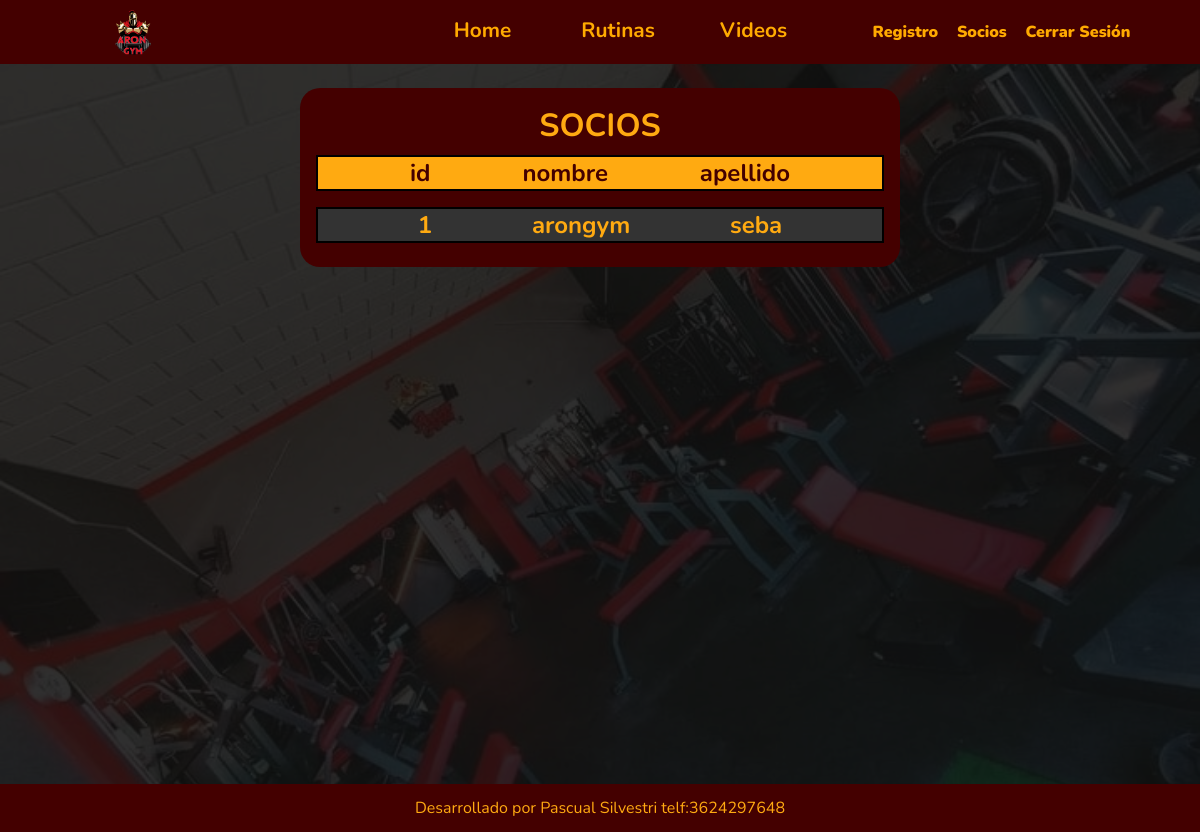
The app's page /Usuario/ (signed in), older data.
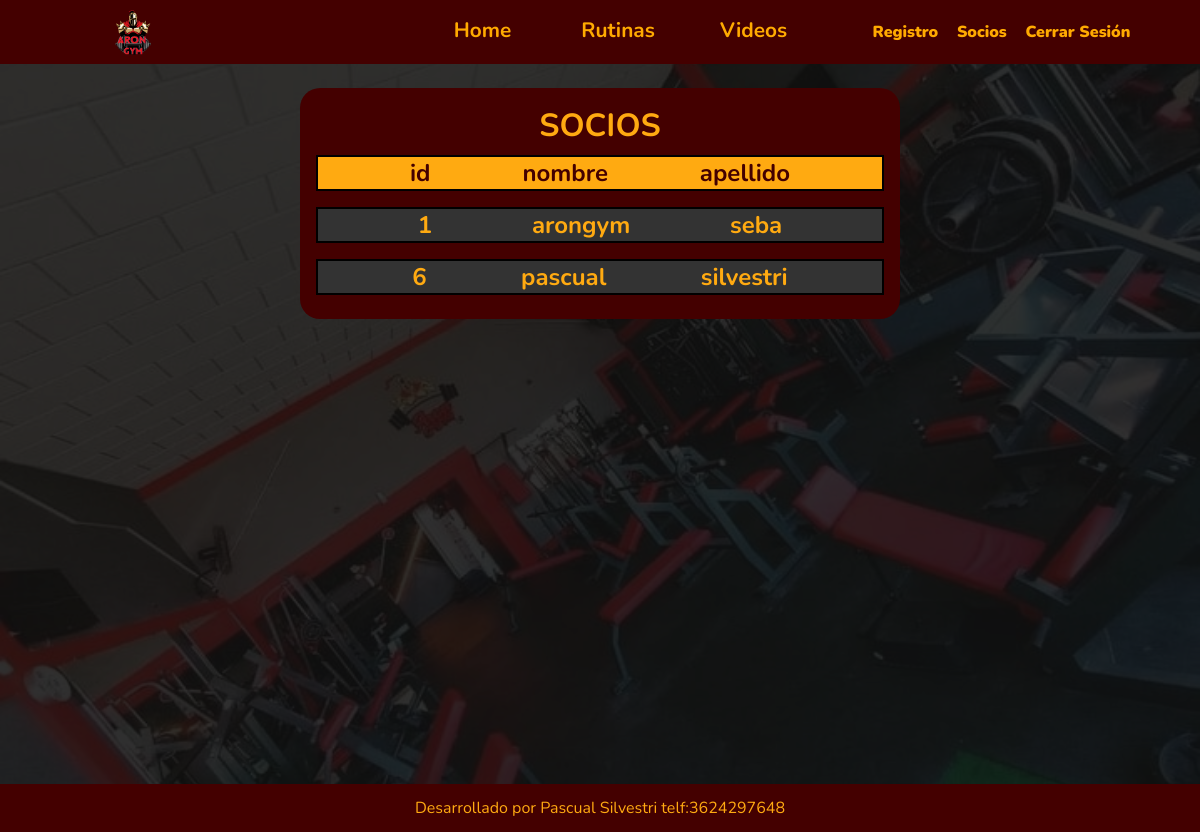
The same page, newer data.
### apps/usuarios/models.py (models this page shows)
class Usuario(AbstractUser):
    pass

### apps/usuarios/views.py (the view)
# urls.py: path('', views.usuario, name = 'usuarios'),
def usuario(request):
    usuario = Usuario.objects.all()
    context = {'usuario':usuario}
    return render(request,'usuarios/usuarios.html',context)

### templates/usuarios/usuarios.html (shortened to what this page needs)
{% extends 'base.html' %}
{% load static %}
{% block contenedor %}
{% if user.is_superuser %}
<main class='main_usuarios'>
    <div class="opacity"></div>
    <div class="contenedor_usuarios">
        <h1 class="titulo">
            SOCIOS
        </h1>
        <div class="row_titulo">
            <div class="cols_titulo">
                <h2>id</h2>
            </div>
            <div class="cols_titulo">
                <h2>nombre</h2>
            </div>
            <div class="cols_titulo">
                <h2>apellido</h2>
            </div>
        </div>
        {% for i in usuario %}
        <div class="row" id={{i.id}}>
            <div class="cols">
                <h2>{{i.id}}</h2>
            </div>
            <div class="cols">
                <h2>{{i.first_name}}</h2>
            </div>
            <div class="cols">
                <h2>{{i.last_name}}</h2>
            </div>
        </div>
        {% endfor %}
    </div>
</main>
{% endif %}
{% endblock %}

### templates/base.html (shortened to what this page needs)
{% load static %}
<!DOCTYPE html>
<html lang="en">
<head>
    <link rel="stylesheet" href="{% static "css/style_global.css" %}">
    <link rel="stylesheet" href="{% static "css/base/nav.css" %}">
    <link rel="stylesheet" href="{% static "css/videos/videos.css" %}">
    <link rel="stylesheet" href="{% static "css/videos/videoCategoria.css" %}">
    <link rel="stylesheet" href="{% static "css/usuarios/login.css" %}">
    <link rel="stylesheet" href="{% static "css/usuarios/usuarios.css" %}">
    <link rel="stylesheet" href="{% static "css/rutina/rutina.css" %}">
    <link rel="stylesheet" href="{% static "css/home/home.css" %}">
    <link rel="stylesheet" href="{% static "css/respons/home_respons.css" %}">
    <link rel="stylesheet" href="{% static "css/respons/nav_respons.css" %}">
    <link rel="stylesheet" href="{% static "css/respons/rutinas_respons.css" %}">
    <link rel="stylesheet" href="{% static "css/respons/videos_respons.css" %}">
    <link rel="stylesheet" href="{% static "css/respons/socios_respons.css" %}">
    <link rel="stylesheet" href="{% static "css/home/contacto.css" %}">
    <link rel="stylesheet" href="{% static "css/home/ubicacion.css" %}">
</head>
<body>
    <nav class='nav_base'>
        <div class="logo">
            <img src="{% static 'img/logo_arongym.png' %}" alt="logo" class="img_logo">
        </div>
        <div class="nav_respons">
            <ul class="ul_nav">
                <li class="li_nav"><a href="{% url 'home' %}" class="a_nav">Home</a></li>
                {% if user.is_authenticated %}
                <li class="li_nav"><a href="{% url 'rutinas:rutinas' %}" class="a_nav">Rutinas</a></li>
                <li class="li_nav"><a href="{% url 'videos:videos' %}" class="a_nav">Videos</a></li>
                {% endif %}
            </ul>
            <ul class="ul_nav_inicio_sesion">
            {% if user.is_superuser %}
                <li class="li_sesion"><a href="{% url 'usuarios:registro' %}" class="a_nav_sesion">Registro</a></li>
                <li class="li_sesion"><a href="{% url 'usuarios:usuarios' %}" class="a_nav_sesion">Socios</a></li>
            {% endif %}
            {% if user.is_authenticated %}
                <li class="li_sesion cerrar"><a class="a_nav_sesion" href="{% url 'logout' %}">Cerrar Sesión</a></li>
            {% else %}
                <li class="li_sesion"><a href="{% url 'login' %}" class="a_nav_sesion">Iniciar sesion</a></li>
            {% endif %}
        </div>
    </nav>
    {% block contenedor %}
    {% endblock %}
    <footer> Desarrollado por Pascual Silvestri telf:3624297648</footer>
</body>
</html>

### static/css/style_global.css (style rules this page uses)
:root { --letra: 'Nunito', sans-serif; }
* { padding:0; margin:0; box-sizing: border-box; font-family: var(--letra); }
body { width: 100vw; min-height: 100vh; height: 100vh; }
footer { width: 100%; height: 3rem; background-color: #400; display: flex; justify-content: center; align-items: center; color:#fa1; }

### static/css/base/nav.css (style rules this page uses)
nav { display: flex; justify-content: space-between; align-items: center; height:4rem; width: 100%; background-color: #400; padding:0 1rem; }
.nav_respons { display: flex; justify-content: space-between; align-items: center; height:100%; width: 70%; background-color: #400; padding:0 1rem; transition: all 1s ; }
.ul_nav { width: 60%; height: 100%; display: flex; justify-content: space-evenly; align-items: center; }
.ul_nav_inicio_sesion { width: 40%; height: 100%; display: flex; justify-content: space-evenly; align-items: center; }
.logo { width:20%; height: 100%; padding: 0.2rem 0; display: flex; justify-content: center; align-items: center; }
.img_logo { width: 20%; aspect-ratio: 1/1; object-fit: contain; }
a { text-decoration: none; }
li { list-style: none; }
.ul_nav li { width: 15%; padding-bottom: 5px; display: flex; justify-content: center; align-items: center; font-weight: 700; font-size: 1.3rem; }
.a_nav { color:#fa0; }
.a_nav_sesion { color: #fa0; font-weight: 900; font-size: 1rem; }

### static/css/videos/videos.css (style rules this page uses)
.opacity { width: 100%; height: 100%; background-color: #111d; position: absolute; top:0; }
img { width: 100%; border-radius: 10px 10px 0 0 ; }

### static/css/videos/videoCategoria.css (style rules this page uses)
.opacity { width: 100%; height: 100%; background-color: #111d; position: absolute; top:0; }
img { width: 100%; border-radius: 10px 10px 0 0 ; }

### static/css/usuarios/login.css (style rules this page uses)
.opacity { width: 100%; height: 100%; background-color: #111c; position: absolute; top: 0; }

### static/css/usuarios/usuarios.css (style rules this page uses)
.main_usuarios { width: 100%; min-height: 90vh; display: flex; justify-content: center; align-items: flex-start; background: url(../../img/fondo_videos.jpg) no-repeat center center; background-size: cover; position: relative; padding-top: 1.5rem; }
.titulo { color:#fa1 }
.opacity { width: 100%; height: 100%; background-color: #111c; position: absolute; top: 0; }
.contenedor_usuarios { width: 50%; height: auto; padding: 1rem; display: flex; flex-direction: column; justify-content: center; align-items: center; z-index: 10; background-color: #400; border-radius: 20px; }
.row { display: flex; width: 100%; height: auto; justify-content: space-evenly; margin: 0.5rem 0; border: 2px solid #000; background-color: #333; }
.row_titulo { display: flex; width: 100%; height: auto; justify-content: space-evenly; margin: 0.5rem 0; border: 2px solid #000; background-color: #fa1; }
.cols_titulo { color: #400; }
.cols { color:#fa1; }

### static/css/rutina/rutina.css (style rules this page uses)
.opacity { width: 100%; height: 100%; background-color: #111d; position: absolute; top:0; }

### static/css/home/home.css (style rules this page uses)
main { width: 100%; height: auto; padding-bottom: 1rem; }

Row changes from the older to the newer data that the page shows:
added Usuario: id "6", first_name "pascual", last_name "silvestri"
